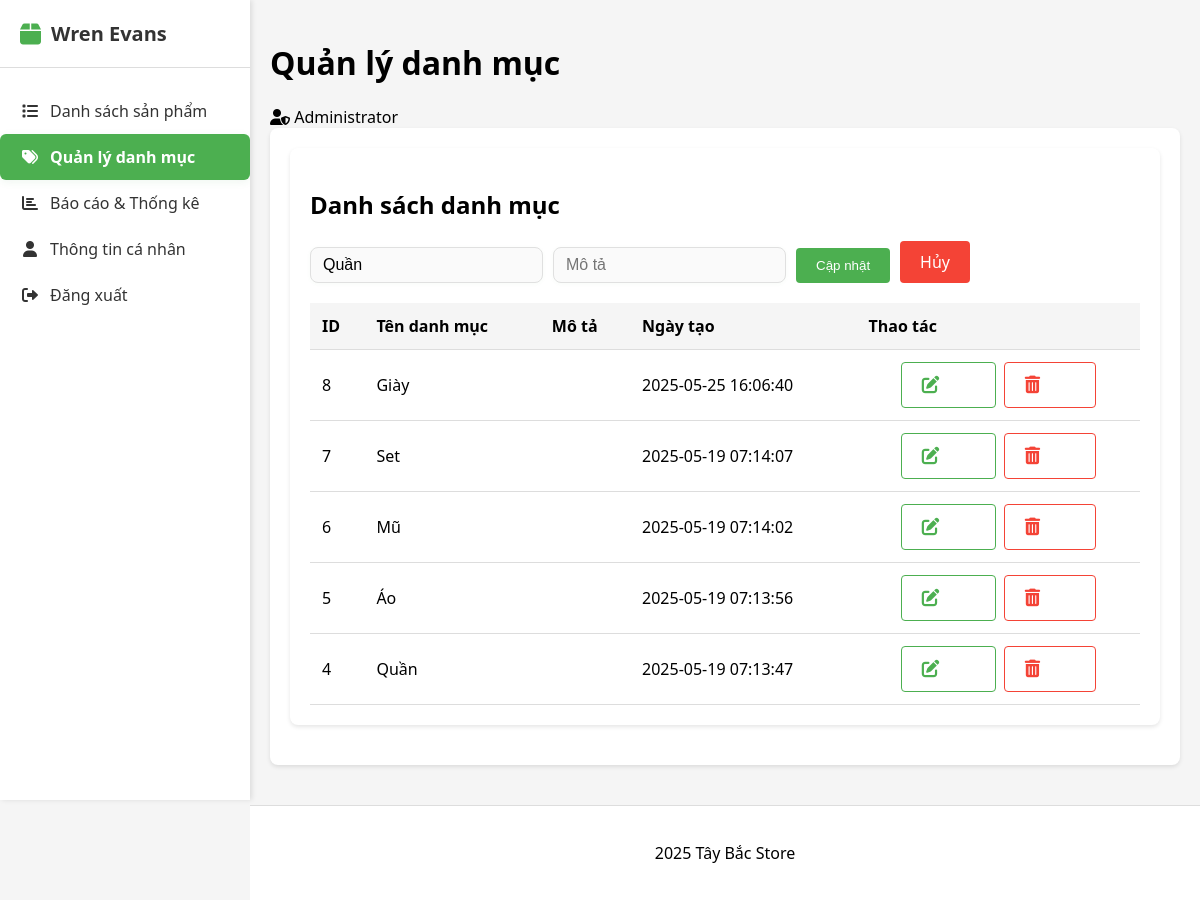
The app's page /admin/index.php?action=editCategory&id=4 (signed in) with its own data.
### tables this page shows
CREATE TABLE `categories` (
  `id` int NOT NULL AUTO_INCREMENT,
  `name` varchar(255) NOT NULL,
  `description` text,
  `created_at` datetime DEFAULT CURRENT_TIMESTAMP,
  PRIMARY KEY (`id`)
);

### controllers/AdminController.php (called while the page is built, shortened)
<?php
require_once __DIR__ . '/../config/database.php';
class AdminController {
    private $db;
    public function __construct() {
        $database = new Database();
        $this->db = $database->getConnection();
    }
    public function editCategory() {
        require_once __DIR__ . '/../models/Category.php';
        $categoryModel = new Category($this->db);
        $id = $_GET['id'];
        $categories = $categoryModel->getAll();
        $editCategory = null;
        foreach ($categories as $cat) {
            if ($cat['id'] == $id) {
                $editCategory = $cat;
                break;
            }
        }
        require_once __DIR__ . '/../views/admin/categories.php';
    }
}
?>

### config/database.php (called while the page is built, shortened)
<?php
class Database {
    private $host = "localhost";
    private $db_name = "product_management";
    private $username = "root";
    private $password = "Hung23072004";
    public function getConnection() {
        $this->conn = null;
        try {
            $this->conn = new PDO("mysql:host=" . $this->host . ";dbname=" . $this->db_name, $this->username, $this->password);
            $this->conn->exec("set names utf8");
        } catch(PDOException $exception) {
            echo "Connection error: " . $exception->getMessage();
        }
        return $this->conn;
    }
}
?>

### models/Category.php (called while the page is built, shortened)
<?php
class Category {
    private $conn;
    private $table = "categories";
    public function __construct($db) {
        $this->conn = $db;
    }
    public function getAll() {
        $stmt = $this->conn->query("SELECT * FROM {$this->table} ORDER BY created_at DESC");
        return $stmt->fetchAll(PDO::FETCH_ASSOC);
    }
}
?>

### views/admin/categories.php (the view, shortened to what this page needs)
<?php
require_once __DIR__ . '/layouts/header.php';
?>
<div class="content-container">
    <h2>Danh sách danh mục</h2>
    <?php if (isset($editCategory)): ?>
    <form action="index.php?action=updateCategory" method="POST" style="margin-bottom:20px; display: flex; gap: 10px; align-items: flex-end;">
        <div>
            <input type="text" name="name" placeholder="Tên danh mục" required class="form-control" value="<?= htmlspecialchars($editCategory['name']) ?>">
        </div>
        <div>
            <input type="text" name="description" placeholder="Mô tả" class="form-control" value="<?= htmlspecialchars($editCategory['description']) ?>">
        </div>
        <button type="submit" class="btn btn-primary">Cập nhật</button>
        <a href="index.php?action=categories" class="btn btn-danger">Hủy</a>
    </form>
    <?php endif; ?>
    <table>
        <thead>
            <tr>
                <th>ID</th>
                <th>Tên danh mục</th>
                <th>Mô tả</th>
                <th>Ngày tạo</th>
                <th>Thao tác</th>
            </tr>
        </thead>
        <tbody>
            <?php foreach ($categories as $cat): ?>
            <tr>
                <td><?= $cat['id'] ?></td>
                <td><?= htmlspecialchars($cat['name']) ?></td>
                <td><?= htmlspecialchars($cat['description']) ?></td>
                <td><?= $cat['created_at'] ?></td>
                <td class="action-links" style="display: flex; gap: 8px; justify-content: center;">
                    <a href="index.php?action=editCategory&id=<?= $cat['id'] ?>"
                       class="btn btn-primary btn-sm"
                       style="display: flex; align-items: center; gap: 4px; min-width: 40px; justify-content: center; background: #fff; color: #4caf50; border: 1.5px solid #4caf50; font-weight: 500;"
                       title="Sửa">
                        <i class="fas fa-edit" style="color: #4caf50;"></i>
                        <span>Sửa</span>
                    </a>
                    <a href="index.php?action=deleteCategory&id=<?= $cat['id'] ?>"
                       class="btn btn-danger btn-sm"
                       style="display: flex; align-items: center; gap: 4px; min-width: 40px; justify-content: center; background: #fff; color: #f44336; border: 1.5px solid #f44336; font-weight: 500;"
                       onclick="return confirm('Bạn có chắc chắn muốn xóa?')"
                       title="Xóa">
                        <i class="fas fa-trash-alt" style="color: #f44336;"></i>
                        <span>Xóa</span>
                    </a>
                </td>
            </tr>
            <?php endforeach; ?>
        </tbody>
    </table>
</div>
<?php require_once __DIR__ . '/layouts/footer.php'; ?>

### views/admin.css (style rules this page uses)
:root { --primary-color: #4caf50; --secondary-color: #45a049; --danger-color: #f44336; --text-color: #333; --light-gray: #f5f5f5; --border-color: #ddd; --sidebar-width: 250px; }
body { font-family: "Segoe UI", Tahoma, Geneva, Verdana, sans-serif; margin: 0; padding: 0; background-color: var(--light-gray); }
.content-container { background: white; padding: 20px; border-radius: 8px; box-shadow: 0 2px 4px rgba(0, 0, 0, 0.1); margin-bottom: 20px; }
table { width: 100%; border-collapse: collapse; margin-top: 20px; }
th, td { padding: 12px; text-align: left; border-bottom: 1px solid var(--border-color); }
th { background-color: var(--light-gray); font-weight: 600; }
.action-links { display: flex; gap: 10px; align-items: center; }
.action-links a { color: var(--primary-color); text-decoration: none; font-size: 1.1em; }
.action-links .btn-primary, .action-links .btn-danger { color: #fff !important; }
.form-control { width: 100%; padding: 8px; border: 1px solid var(--border-color); border-radius: 4px; box-sizing: border-box; }
.btn { padding: 10px 20px; border: none; border-radius: 4px; cursor: pointer; text-decoration: none; font-weight: 500; transition: background-color 0.3s; }
.btn-primary { background-color: var(--primary-color); color: #fff !important; }
.btn-danger { background-color: var(--danger-color); color: #fff !important; }
.form-control { border: 1.5px solid #e0e0e0; border-radius: 8px; padding: 8px 12px; font-size: 16px; background: #fafafa; transition: border 0.2s, box-shadow 0.2s; box-shadow: 0 1px 4px rgba(67, 160, 71, 0.04); }

### records on screen
categories: name "Quần", id "4", created_at "2025-05-19 07:13:47"
categories: id "8", name "Giày", created_at "2025-05-25 16:06:40"
categories: id "7", name "Set", created_at "2025-05-19 07:14:07"
categories: id "6", name "Mũ", created_at "2025-05-19 07:14:02"
categories: id "5", name "Áo", created_at "2025-05-19 07:13:56"

### other values on screen
$page_title "Quản lý danh mục"
$_SESSION['user']['full_name'] "Administrator"
